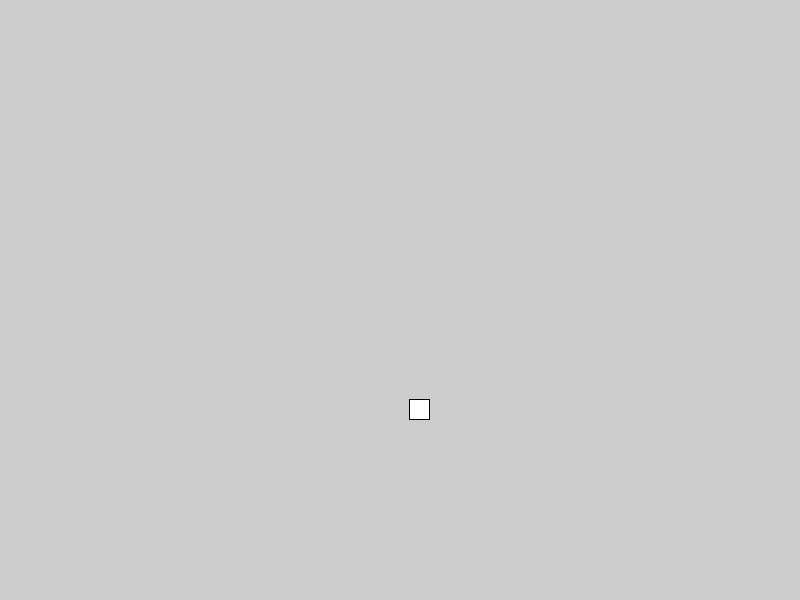
Frame 1 (no input)
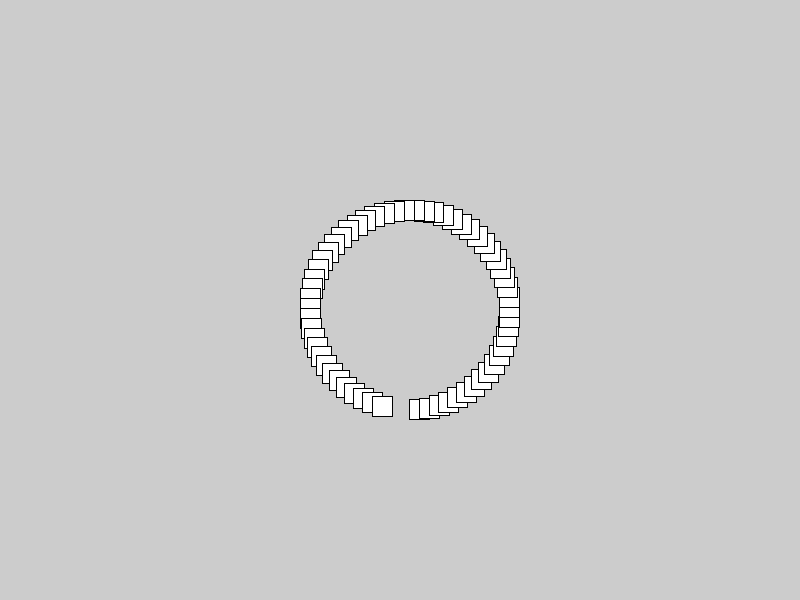
Frame 60 (the mouse pressed at the canvas centre just before this capture)
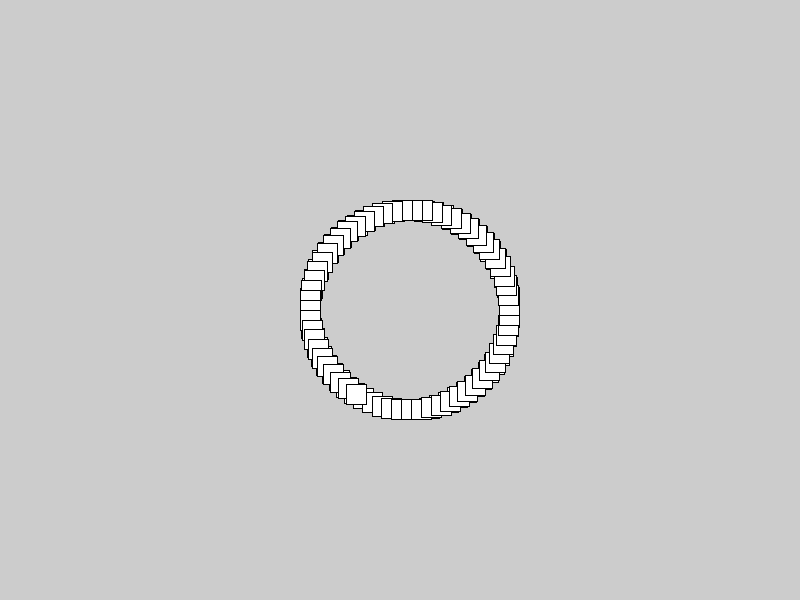
Frame 120 (the mouse held since frame 60 and released just before this capture)

The Processing sketch that drew these frames (run headless with seeded random() and noise(); from frame 60 on, the mouse is pressed at the canvas centre):

// Processing sketch: sketch_151210f
// ── sketch_151210f.pde
void setup() {
  size(800, 600);
}
void draw() {
  //background(0);
  float x= sin(frameCount*0.1); //-1.0 and 1.0
  //float y= sin(frameCount*0.1 + (PI*0.5));
  float y= cos(frameCount*0.1);
  rect(width*0.5 + (x*100), height*0.5 + (y*100), 20, 20);
}
